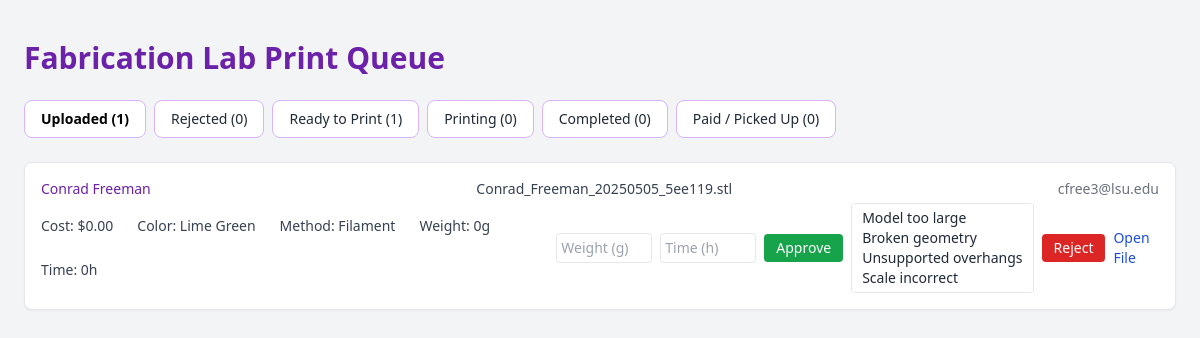
Page /dashboard on the earlier database version.
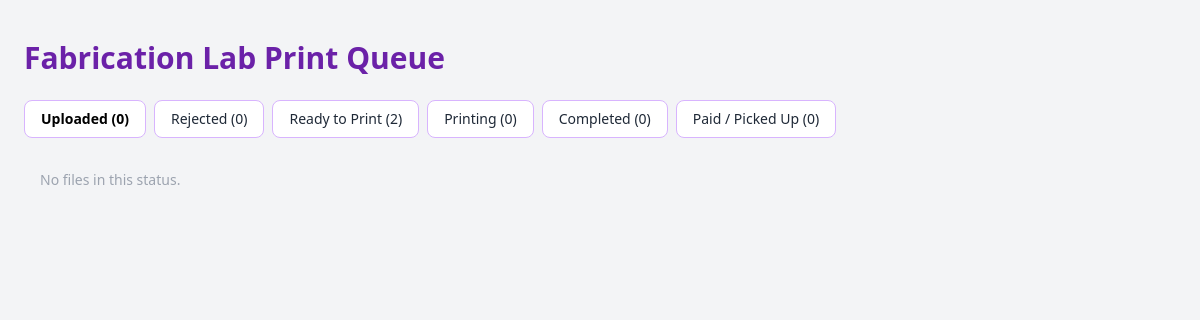
Same page on the later database version.
### app.py (models this page shows)
class PrintJob(db.Model):
    id                = db.Column(db.Integer, primary_key=True)
    filename          = db.Column(db.String, unique=True, nullable=False)
    name              = db.Column(db.String, nullable=False)
    email             = db.Column(db.String, nullable=False)
    discipline        = db.Column(db.String)
    course            = db.Column(db.String)
    print_method      = db.Column(db.String)
    print_color       = db.Column(db.String)
    scaled            = db.Column(db.String)
    simplified        = db.Column(db.String)
    overhangs         = db.Column(db.String)
    file_type         = db.Column(db.String)
    minimum_ok        = db.Column(db.String)
    status            = db.Column(db.String, nullable=False, default='Uploaded')
    weight            = db.Column(db.Float)
    time              = db.Column(db.Float)
    rejection_reasons = db.Column(db.String)    # comma-separated
    submitted         = db.Column(db.DateTime, default=datetime.utcnow)

### app.py (the view)
@app.route('/dashboard')
def dashboard():
    all_files = {}
    for status in FOLDERS:
        jobs = PrintJob.query.filter_by(status=status).all()
        items = []
        for job in jobs:
            weight = job.weight or 0
            rate   = 0.20 if job.print_method=='Resin' else 0.10
            cost   = f"{weight * rate:.2f}"
            items.append({
                'job_id':   job.id,
                'filename': job.filename,
                'fullpath': get_file_path(status, job.filename),
                'cost':     cost,
                'meta': {
                    'name':          job.name,
                    'email':         job.email,
                    'print_color':   job.print_color,
                    'print_method':  job.print_method,
                    'weight':        weight,
                    'time':          job.time or 0,
                }
            })
        all_files[status] = items
    return render_template('dashboard.html', all_files=all_files)

### app.py (called while the page is built)
def get_file_path(status, filename):
    return os.path.abspath(os.path.join(FOLDERS[status], filename))

### templates/dashboard.html (shortened to what this page needs)
<!DOCTYPE html>
<html lang="en">
<head>
  <script src="https://cdn.tailwindcss.com"></script>
</head>
<body class="bg-gray-100 text-gray-800 font-sans">
  <div class="max-w-screen-xl mx-auto px-6 py-10">
    <h1 class="text-3xl font-bold mb-6 text-purple-800">Fabrication Lab Print Queue</h1>
    {% set status_list = [
      {'key':'Uploaded',      'label':'Uploaded'},
      {'key':'Rejected',      'label':'Rejected'},
      {'key':'ReadyToPrint',  'label':'Ready to Print'},
      {'key':'Printing',      'label':'Printing'},
      {'key':'Completed',     'label':'Completed'},
      {'key':'PaidPickedUp',  'label':'Paid / Picked Up'}
    ] %}
    <div class="flex flex-wrap gap-2 mb-6">
      {% for st in status_list %}
        {% set slug = st.key|lower %}
        {% set count = all_files[st.key]|length %}
        <button class="tab-button px-4 py-2 rounded-lg bg-white border border-purple-300 hover:bg-purple-50 text-sm {% if loop.first %}tab-active{% endif %}"
                data-target="{{ slug }}">
          {{ st.label }} ({{ count }})
        </button>
      {% endfor %}
    </div>
    {% for st in status_list %}
      {% set slug = st.key|lower %}
      <div id="{{ slug }}" class="tab-content {% if not loop.first %}hidden{% endif %}">
        {% set files = all_files[st.key] %}
        {% if files %}
          {% for file in files %}
            <div class="bg-white rounded-lg shadow-sm p-4 mb-4 border hover:shadow">
              <div class="flex justify-between items-start mb-1 text-sm">
                <div class="font-medium text-purple-800">{{ file.meta.name }}</div>
                <div class="font-medium text-gray-700">{{ file.filename }}</div>
                <div class="text-gray-500">{{ file.meta.email }}</div>
              </div>
              <div class="flex justify-between items-center text-sm mt-1">
                <div class="flex flex-wrap gap-6 text-gray-700">
                  <div><span class="font-medium">Cost:</span> ${{ file.cost }}</div>
                  <div><span class="font-medium">Color:</span> {{ file.meta.print_color }}</div>
                  <div><span class="font-medium">Method:</span> {{ file.meta.print_method }}</div>
                  <div><span class="font-medium">Weight:</span> {{ file.meta.weight }}g</div>
                  <div><span class="font-medium">Time:</span> {{ file.meta.time }}h</div>
                </div>
                <div class="flex gap-2 items-center">
                  {% if st.key == 'Uploaded' %}
                    <form action="{{ url_for('approve', job_id=file.job_id) }}" method="post"
                          onsubmit="return confirm('Are you sure you want to approve?');"
                          class="flex gap-2 items-center">
                      <input type="number" name="weight" placeholder="Weight (g)" required
                             step="0.01" class="w-24 text-sm border rounded px-1 py-1"/>
                      <input type="number" name="time" placeholder="Time (h)" required
                             step="0.01" class="w-24 text-sm border rounded px-1 py-1"/>
                      <button type="submit"
                              class="bg-green-600 hover:bg-green-700 text-white text-sm px-3 py-1 rounded">
                        Approve
                      </button>
                    </form>
                    <form action="{{ url_for('reject', job_id=file.job_id) }}" method="post"
                          onsubmit="return confirm('Are you sure you want to reject?');"
                          class="flex gap-2 items-center">
                      <select name="reasons" multiple required
                              class="border rounded px-2 py-1 text-sm">
                        <option value="Model too large">Model too large</option>
                        <option value="Broken geometry">Broken geometry</option>
                        <option value="Unsupported overhangs">Unsupported overhangs</option>
                        <option value="Scale incorrect">Scale incorrect</option>
                        <option value="Needs simplification">Needs simplification</option>
                      </select>
                      <button type="submit"
                              class="bg-red-600 hover:bg-red-700 text-white text-sm px-3 py-1 rounded">
                        Reject
                      </button>
                    </form>
                  {% endif %}
                  <a href="{{ url_for('view', filepath=st.key + '/' + file.filename) }}"
                     target="_blank"
                     class="text-blue-700 hover:underline text-sm">
                    Open File
                  </a>
                </div>
              </div>
            </div>
          {% endfor %}
        {% else %}
          <div class="text-sm text-gray-400 px-4 py-2">No files in this status.</div>
        {% endif %}
      </div>
    {% endfor %}
  </div>
</body>
</html>

### templates/dashboard.html (style rules this page uses)
.tab-active { background-color: #6b21a8; color: black; font-weight: 600; }

Differences in the rows shown:
no longer on this page (row edited): PrintJob: meta.name "Conrad Freeman", filename "Conrad_Freeman_20250505_5ee119.stl", meta.email "cfree3@lsu.edu", cost "0.00", meta.print_color "Lime Green", meta.print_method "Filament", meta.weight "0", meta.time "0"
Other differences:
new list line: "Uploaded ( 0 )"
new list line: "Ready to Print ( 2 )"
new list line: "No files in this status."
list line gone: "Uploaded ( 1 )"
list line gone: "Ready to Print ( 1 )"
